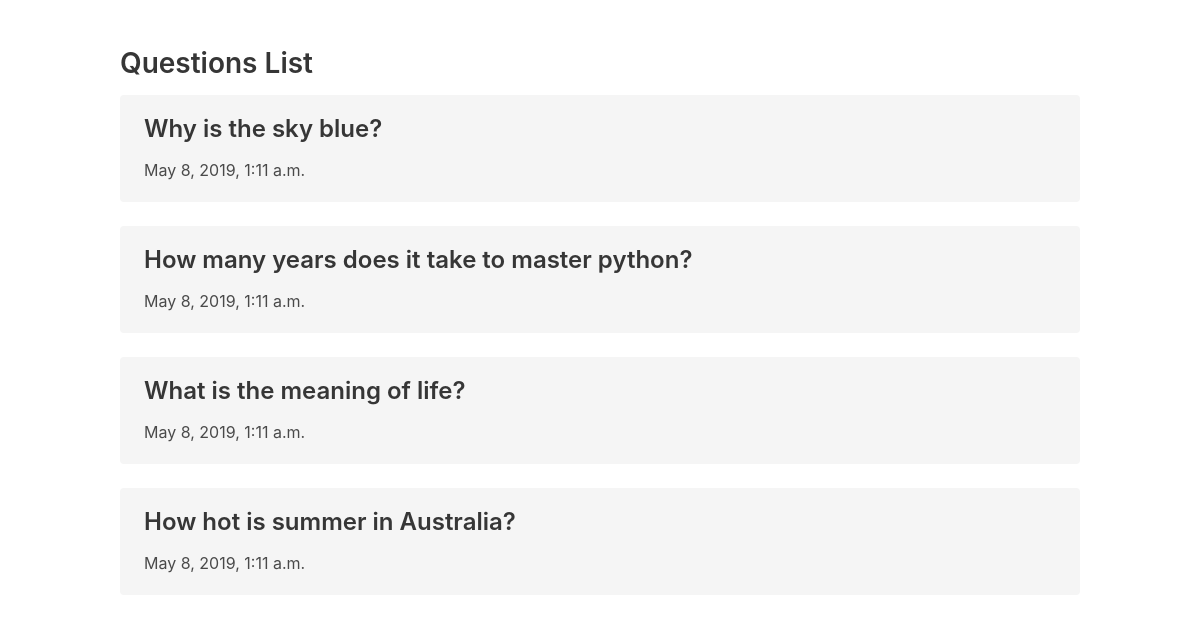
The page /polls/list/ on the database its author committed.
### polls/models.py (models this page shows)
class Question(models.Model):
    question_text = models.CharField(max_length=200)
    pub_date = models.DateTimeField(auto_now=True)
    def __str__(self):
    	return self.question_text

### polls/views.py (the view)
# urls.py: path('polls/list/', polls_questions_list, name='polls-list'),
def polls_questions_list(request):
	data = Question.objects.all()
	print(data)
	context = {'title': 'Question List Page',
			   'data':data}
	return render(request, 'questions-list.html', context)

### templates/questions-list.html
{% extends 'base.html' %}
{% block content %}
<section class="section">
	<section class="container">
		<section class="content">
			<h2>Questions List</h2>
			{% for q in data %}
				<div class="notification is-light">
					<h3>{{ q.question_text }}</h3>
					<p class="">{{ q.pub_date}}</p>
				</div>
			{% endfor %}
		</section>
	</section>
</section>
{% endblock %}

### templates/base.html (shortened to what this page needs)
<!DOCTYPE html>
<html>
  <head>
    <link rel="stylesheet" href="https://cdnjs.cloudflare.com/ajax/libs/bulma/0.7.4/css/bulma.min.css">
  </head>
  <body>
  {% block content %}
  {% endblock %}
  </body>
</html>

### rows shown on the page
Question: question_text "Why is the sky blue?", pub_date "May 8, 2019, 1:11 a.m."
Question: question_text "How many years does it take to master python?", pub_date "May 8, 2019, 1:11 a.m."
Question: question_text "What is the meaning of life?", pub_date "May 8, 2019, 1:11 a.m."
Question: question_text "How hot is summer in Australia?", pub_date "May 8, 2019, 1:11 a.m."
